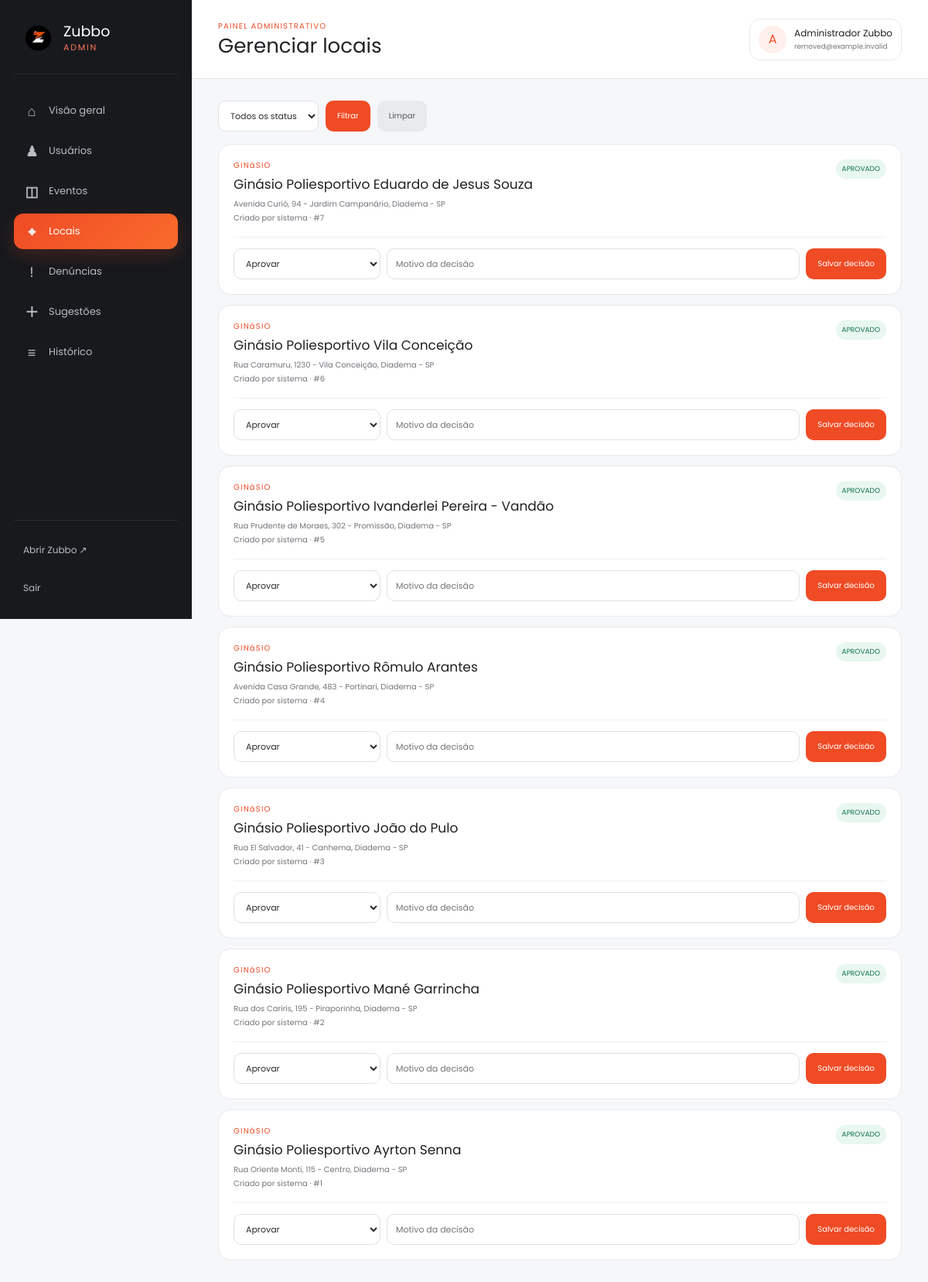
The app's page /app/views/admin/locais.php (signed in) with its own data.
### tables this page shows
CREATE TABLE LocalEsp (
    id_local INT PRIMARY KEY AUTO_INCREMENT,
    nome_local VARCHAR(60) NOT NULL,
    endereco_local VARCHAR(120) NOT NULL,
    tipo_local ENUM(
        'quadra',
        'poliesportivo',
        'clube',
        'ginásio'
    ) NOT NULL DEFAULT 'poliesportivo',
    status_local ENUM(
        'pendente',
        'aprovado',
        'rejeitado'
    ) NOT NULL DEFAULT 'aprovado',
    id_criador INT NULL,

    CONSTRAINT fk_local_criador
        FOREIGN KEY (id_criador)
        REFERENCES Usuario(id_user)
        ON DELETE SET NULL
);

### app/views/admin/locais.php (the view, shortened to what this page needs)
<?php
require_once __DIR__.'/_auth.php'; require_once __DIR__.'/../../../config/database.php';
$status=$_GET['status']??''; $ok=['pendente','aprovado','rejeitado'];
$sql="SELECT l.*, u.nome_user AS criador FROM LocalEsp l LEFT JOIN Usuario u ON u.id_user=l.id_criador"; $p=[]; if(in_array($status,$ok,true)){ $sql.=' WHERE l.status_local=?'; $p[]=$status;} $sql.=' ORDER BY l.id_local DESC LIMIT 200'; $st=$conn->prepare($sql); $st->execute($p); $locais=$st->fetchAll(PDO::FETCH_ASSOC);
$paginaAdmin='locais'; $tituloAdmin='Gerenciar locais'; require __DIR__.'/includes/header.php';
?>
<form class="admin-filtros" method="get"><select name="status"><option value="">Todos os status</option></select><button>Filtrar</button><a href="locais.php">Limpar</a></form>
<div class="admin-cards-lista"><?php foreach($locais as $l): ?><article class="admin-local-card"><div class="admin-local-info"><div><p><?= htmlspecialchars(strtoupper($l['tipo_local'])) ?></p><h2><?= htmlspecialchars($l['nome_local']) ?></h2><span><?= htmlspecialchars($l['endereco_local']) ?></span><small>Criado por <?= htmlspecialchars($l['criador']??'sistema') ?> · #<?= (int)$l['id_local'] ?></small></div><span class="admin-status status-<?= htmlspecialchars($l['status_local']) ?>"><?= htmlspecialchars($l['status_local']) ?></span></div><form class="admin-form-card" action="local-acao.php" method="post"><select name="acao"><option value="aprovado">Aprovar</option></select><input name="motivo" maxlength="255" placeholder="Motivo da decisão" required><button>Salvar decisão</button></form></article><?php endforeach; ?></div>
<?php require __DIR__.'/includes/footer.php'; ?>

### app/views/admin/includes/header.php (shortened to what this page needs)
<?php
$paginaAdmin = $paginaAdmin ?? '';
$tituloAdmin = $tituloAdmin ?? 'Painel administrativo';
?>
<!DOCTYPE html>
<html lang="pt-br">
<head>
    <link rel="stylesheet" href="../../../public/css/admin.css">
</head>
<body class="admin-body">
<div class="admin-shell">
    <aside class="admin-sidebar">
        <a class="admin-brand" href="painel.php" aria-label="Zubbo Admin">
            <img src="../../../public/imagem/LogooZ.png" alt="Zubbo">
            <div><strong>Zubbo</strong><span>Admin</span></div>
        </a>
        <nav class="admin-nav" aria-label="Menu administrativo">
            <a class="<?= $paginaAdmin === 'painel' ? 'ativo' : '' ?>" href="painel.php"><span>⌂</span>Visão geral</a>
            <a class="<?= $paginaAdmin === 'usuarios' ? 'ativo' : '' ?>" href="usuarios.php"><span>♟</span>Usuários</a>
            <a class="<?= $paginaAdmin === 'eventos' ? 'ativo' : '' ?>" href="eventos.php"><span>◫</span>Eventos</a>
            <a class="<?= $paginaAdmin === 'locais' ? 'ativo' : '' ?>" href="locais.php"><span>⌖</span>Locais</a>
            <a class="<?= $paginaAdmin === 'denuncias' ? 'ativo' : '' ?>" href="denuncias.php"><span>!</span>Denúncias</a>
            <a class="<?= $paginaAdmin === 'sugestoes' ? 'ativo' : '' ?>" href="sugestoes.php"><span>＋</span>Sugestões</a>
            <a class="<?= $paginaAdmin === 'acoes' ? 'ativo' : '' ?>" href="acoes.php"><span>≡</span>Histórico</a>
        </nav>
        <div class="admin-sidebar-bottom">
            <a href="../../../public/index.php" target="_blank" rel="noopener">Abrir Zubbo ↗</a>
            <form action="logout.php" method="post">
                <button type="submit">Sair</button>
            </form>
        </div>
    </aside>
    <main class="admin-main">
        <header class="admin-topbar">
            <div>
                <p>PAINEL ADMINISTRATIVO</p>
                <h1><?= htmlspecialchars($tituloAdmin) ?></h1>
            </div>
            <div class="admin-user-chip">
                <span><?= htmlspecialchars(mb_substr($_SESSION['admin']['nome'] ?? 'A', 0, 1)) ?></span>
                <div><strong><?= htmlspecialchars($_SESSION['admin']['nome'] ?? 'Administrador') ?></strong><small><?= htmlspecialchars($_SESSION['admin']['email'] ?? '') ?></small></div>
            </div>
        </header>
        <section class="admin-content">

### app/views/admin/includes/footer.php (shortened to what this page needs)
        </section>
    </main>
</div>
</body>
</html>

### records on screen
localesp: tipo_local "GINáSIO", nome_local "Ginásio Poliesportivo Eduardo de Jesus Souza", endereco_local "Avenida Curió, 94 - Jardim Campanário, Diadema - SP", criador "sistema", id_local "7", status_local "APROVADO"
localesp: tipo_local "GINáSIO", nome_local "Ginásio Poliesportivo Vila Conceição", endereco_local "Rua Caramuru, 1230 - Vila Conceição, Diadema - SP", criador "sistema", id_local "6", status_local "APROVADO"
localesp: tipo_local "GINáSIO", nome_local "Ginásio Poliesportivo Ivanderlei Pereira - Vandão", endereco_local "Rua Prudente de Moraes, 302 - Promissão, Diadema - SP", criador "sistema", id_local "5", status_local "APROVADO"
localesp: tipo_local "GINáSIO", nome_local "Ginásio Poliesportivo Rômulo Arantes", endereco_local "Avenida Casa Grande, 483 - Portinari, Diadema - SP", criador "sistema", id_local "4", status_local "APROVADO"
localesp: tipo_local "GINáSIO", nome_local "Ginásio Poliesportivo João do Pulo", endereco_local "Rua El Salvador, 41 - Canhema, Diadema - SP", criador "sistema", id_local "3", status_local "APROVADO"
localesp: tipo_local "GINáSIO", nome_local "Ginásio Poliesportivo Mané Garrincha", endereco_local "Rua dos Cariris, 195 - Piraporinha, Diadema - SP", criador "sistema", id_local "2", status_local "APROVADO"
localesp: tipo_local "GINáSIO", nome_local "Ginásio Poliesportivo Ayrton Senna", endereco_local "Rua Oriente Monti, 115 - Centro, Diadema - SP", criador "sistema", id_local "1", status_local "APROVADO"

### other values on screen
$tituloAdmin "Gerenciar locais"
mb_substr($_SESSION['admin']['nome'] ?? 'A', 0, 1) "A"
$_SESSION['admin']['nome'] "Administrador Zubbo"
$_SESSION['admin']['email'] "removed@example.invalid"
